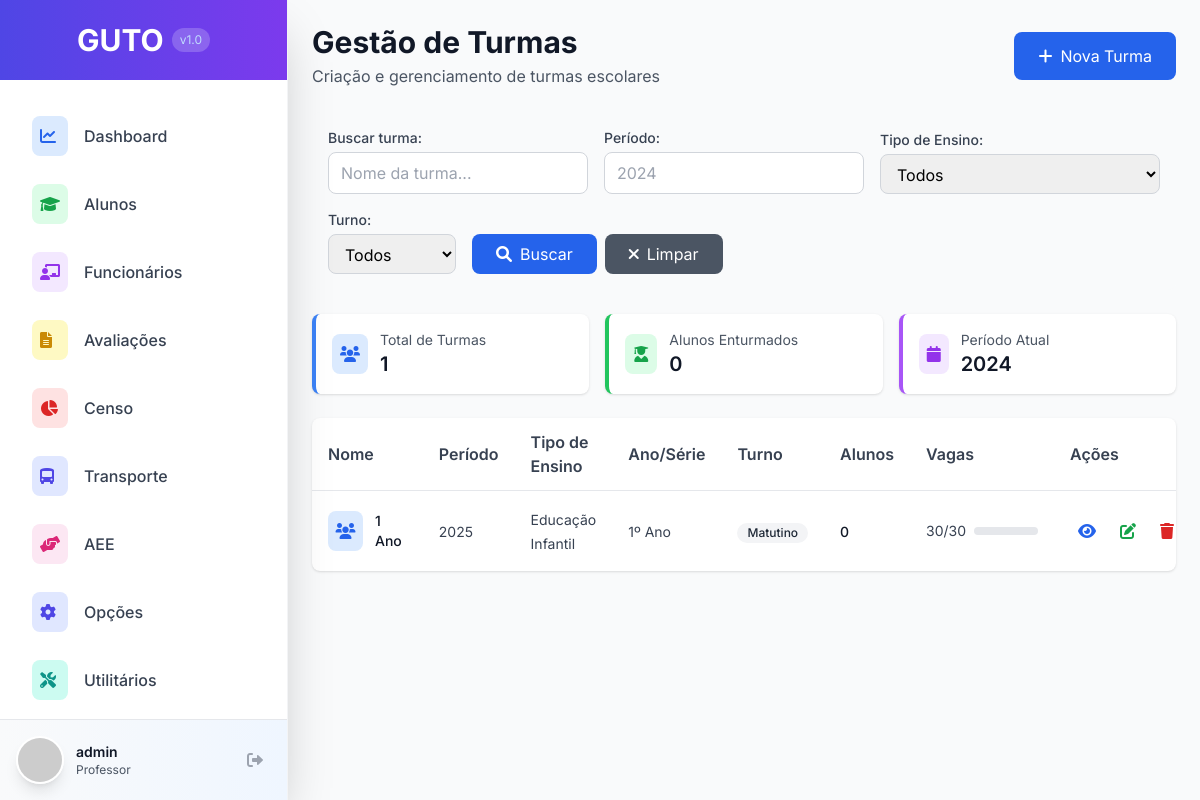
/avaliacao/turmas/ (signed in), run on an earlier commit of the app's database.
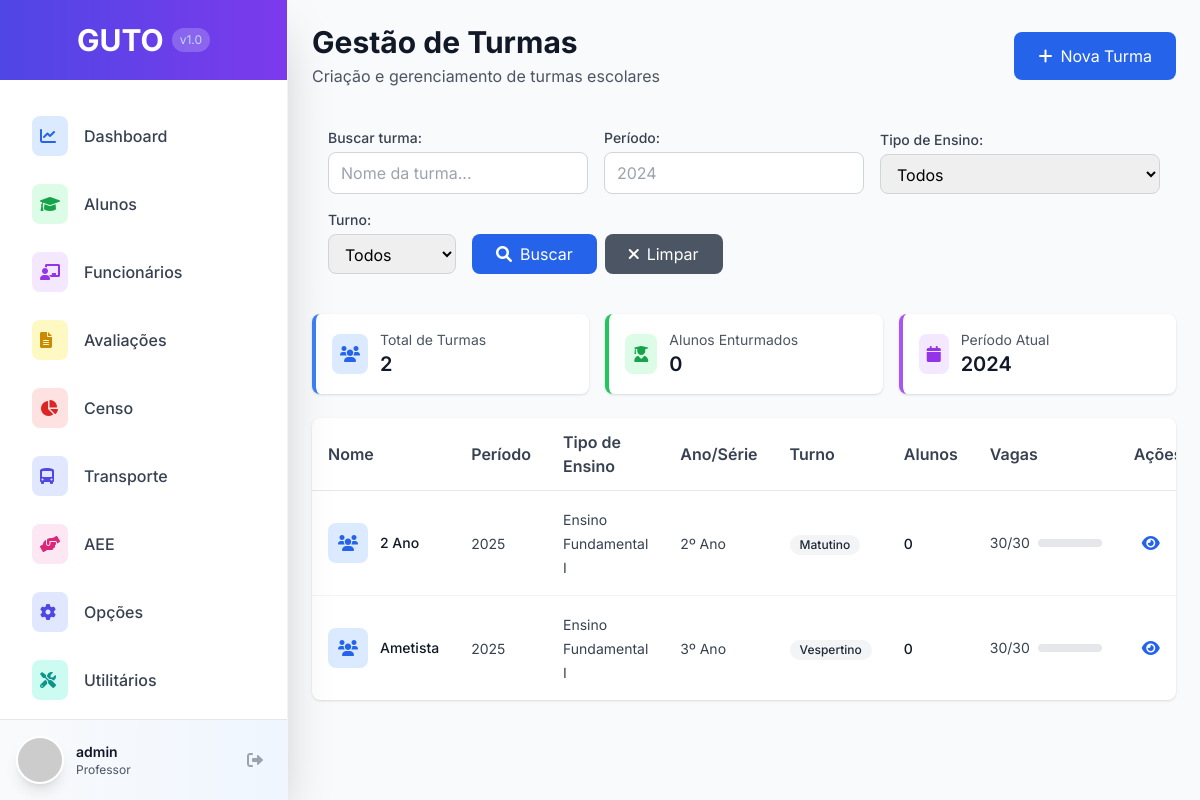
And on a later commit of the database.
### avaliacao/models.py (models this page shows, shortened)
class Turma(models.Model):
    TIPO_ENSINO_CHOICES = [
        ('EDUCACAO_INFANTIL', 'Educação Infantil'),
        ('ENSINO_FUNDAMENTAL_I', 'Ensino Fundamental I'),
        ('ENSINO_FUNDAMENTAL_II', 'Ensino Fundamental II'),
        ('ENSINO_MEDIO', 'Ensino Médio'),
        ('EJA', 'Educação de Jovens e Adultos'),
        ('TECNICO', 'Técnico'),
    ]
    ANO_SERIE_CHOICES = [
        ('BERÇARIO', 'Berçário'),
        ('MATERNAL_I', 'Maternal I'),
        ('MATERNAL_II', 'Maternal II'),
        ('PRE_I', 'Pré I'),
        ('PRE_II', 'Pré II'),
        ('1_ANO', '1º Ano'),
        ('2_ANO', '2º Ano'),
        ('3_ANO', '3º Ano'),
        ('4_ANO', '4º Ano'),
        ('5_ANO', '5º Ano'),
        ('6_ANO', '6º Ano'),
        ('7_ANO', '7º Ano'),
        ('8_ANO', '8º Ano'),
        ('9_ANO', '9º Ano'),
        ('1_SERIE', '1ª Série'),
        ('2_SERIE', '2ª Série'),
        ('3_SERIE', '3ª Série'),
    ]
    TURNO_CHOICES = [
        ('MATUTINO', 'Matutino'),
        ('VESPERTINO', 'Vespertino'),
        ('NOTURNO', 'Noturno'),
        ('INTEGRAL', 'Integral'),
    ]
    nome = models.CharField(max_length=255, verbose_name="Nome da Turma")
    periodo_letivo = models.CharField(max_length=4, default=str(date.today().year), verbose_name="Período Letivo")
    tipo_ensino = models.CharField(max_length=50, choices=TIPO_ENSINO_CHOICES, verbose_name="Tipo de Ensino")
    ano_serie = models.CharField(max_length=50, choices=ANO_SERIE_CHOICES, verbose_name="Ano/Série")
    turno = models.CharField(max_length=20, choices=TURNO_CHOICES, verbose_name="Turno")
    diario_fechado = models.BooleanField(default=False, verbose_name="Diário Fechado")
    vagas_total = models.IntegerField(default=30, verbose_name="Total de Vagas")
    data_criacao = models.DateTimeField(auto_now_add=True, verbose_name="Data de Criação", null=True, blank=True)
    usuario_criacao = models.ForeignKey(User, on_delete=models.PROTECT, verbose_name="Criado por", null=True, blank=True)
    class Meta:
        verbose_name = "Turma"
        verbose_name_plural = "Turmas"
        unique_together = ['nome', 'periodo_letivo']
        ordering = ['periodo_letivo', 'ano_serie', 'nome']
    def get_total_alunos(self):
        return self.enturmacoes.filter(ativo=True).count()
    def get_vagas_disponiveis(self):
        return self.vagas_total - self.get_total_alunos()
    def get_percentual_ocupacao(self):
        if self.vagas_total == 0:
            return 0
        return round((self.get_total_alunos() * 100) / self.vagas_total)

### avaliacao/views.py (the view)
# urls.py: path('turmas/', views.turmas_list, name='turmas_list'),
@login_required
def turmas_list(request):
    turmas = Turma.objects.all()
    busca = request.GET.get('busca', '')
    periodo_letivo = request.GET.get('periodo_letivo', '')
    tipo_ensino = request.GET.get('tipo_ensino', '')
    turno = request.GET.get('turno', '')
    if busca:
        turmas = turmas.filter(nome__icontains=busca)
    if periodo_letivo:
        turmas = turmas.filter(periodo_letivo=periodo_letivo)
    if tipo_ensino:
        turmas = turmas.filter(tipo_ensino=tipo_ensino)
    if turno:
        turmas = turmas.filter(turno=turno)
    paginator = Paginator(turmas, 25)
    page_number = request.GET.get('page')
    turmas_page = paginator.get_page(page_number)
    total_turmas = Turma.objects.count()
    total_alunos_enturmados = Enturmacao.objects.filter(ativo=True).count()
    context = {
        'turmas': turmas_page,
        'busca': busca,
        'periodo_letivo': periodo_letivo,
        'tipo_ensino': tipo_ensino,
        'turno': turno,
        'total_turmas': total_turmas,
        'total_alunos_enturmados': total_alunos_enturmados,
        'tipo_ensino_choices': Turma.TIPO_ENSINO_CHOICES,
        'turno_choices': Turma.TURNO_CHOICES,
    }
    return render(request, 'avaliacao/turmas_list.html', context)

### templates/avaliacao/turmas_list.html (shortened to what the changed rows need)
{% extends 'base.html' %}
{% block content %}
<div class="flex flex-col space-y-6">
    <div class="flex items-center justify-between">
        <div>
            <h1 class="text-3xl font-bold text-gray-900">Gestão de Turmas</h1>
        </div>
    </div>
    <div class="grid grid-cols-1 md:grid-cols-3 gap-4">
        <div class="bg-white p-4 rounded-lg shadow border-l-4 border-blue-500">
            <div class="flex items-center">
                <div class="ml-3">
                    <p class="text-sm text-gray-600">Total de Turmas</p>
                    <p class="text-xl font-semibold text-gray-900">{{ total_turmas }}</p>
                </div>
            </div>
        </div>
    </div>
    <div class="bg-white rounded-lg shadow overflow-hidden">
        <div class="overflow-x-auto">
            <table class="w-full table-auto">
                <thead>
                    <tr class="border-b border-gray-200">
                        <th class="text-left py-3 px-4 font-semibold text-gray-700">Nome</th>
                        <th class="text-left py-3 px-4 font-semibold text-gray-700">Período</th>
                        <th class="text-left py-3 px-4 font-semibold text-gray-700">Tipo de Ensino</th>
                        <th class="text-left py-3 px-4 font-semibold text-gray-700">Ano/Série</th>
                        <th class="text-left py-3 px-4 font-semibold text-gray-700">Turno</th>
                        <th class="text-left py-3 px-4 font-semibold text-gray-700">Alunos</th>
                        <th class="text-left py-3 px-4 font-semibold text-gray-700">Vagas</th>
                        <th class="text-left py-3 px-4 font-semibold text-gray-700">Ações</th>
                    </tr>
                </thead>
                <tbody class="divide-y divide-gray-100">
                    {% for turma in turmas %}
                    <tr class="hover:bg-gray-50 transition-colors">
                        <td class="py-4 px-4">
                            <div class="flex items-center space-x-3">
                                <div class="w-10 h-10 rounded-lg bg-blue-100 flex items-center justify-center">
                                    <i class="fas fa-users text-blue-600"></i>
                                </div>
                                <div>
                                    <p class="text-sm font-medium text-gray-900">{{ turma.nome }}</p>
                                </div>
                            </div>
                        </td>
                        <td class="py-4 px-4">
                            <span class="text-sm text-gray-700">{{ turma.periodo_letivo }}</span>
                        </td>
                        <td class="py-4 px-4">
                            <span class="text-sm text-gray-700">{{ turma.get_tipo_ensino_display }}</span>
                        </td>
                        <td class="py-4 px-4">
                            <span class="text-sm text-gray-700">{{ turma.get_ano_serie_display }}</span>
                        </td>
                        <td class="py-4 px-4">
                            <span class="inline-flex items-center px-2.5 py-0.5 rounded-full text-xs font-medium bg-gray-100 text-gray-800">
                                {{ turma.get_turno_display }}
                            </span>
                        </td>
                        <td class="py-4 px-4">
                            <span class="text-sm font-medium text-gray-900">{{ turma.get_total_alunos }}</span>
                        </td>
                        <td class="py-4 px-4">
                            <div class="flex items-center space-x-2">
                                <span class="text-sm text-gray-700">{{ turma.get_vagas_disponiveis }}/{{ turma.vagas_total }}</span>
                                <div class="w-16 bg-gray-200 rounded-full h-2">
                                </div>
                            </div>
                        </td>
                        <td class="py-4 px-4">
                            <div class="flex items-center space-x-2">
                                <a href="{% url 'avaliacao:turma_detail' turma.pk %}"
                                   class="text-blue-600 hover:text-blue-900 p-2 rounded-lg hover:bg-blue-50 transition-colors"
                                   title="Ver detalhes">
                                    <i class="fas fa-eye"></i>
                                </a>
                                <a href="{% url 'avaliacao:turma_edit' turma.pk %}"
                                   class="text-green-600 hover:text-green-900 p-2 rounded-lg hover:bg-green-50 transition-colors"
                                   title="Editar">
                                    <i class="fas fa-edit"></i>
                                </a>
                                <a href="{% url 'avaliacao:turma_delete' turma.pk %}"
                                   class="text-red-600 hover:text-red-900 p-2 rounded-lg hover:bg-red-50 transition-colors"
                                   title="Excluir">
                                    <i class="fas fa-trash"></i>
                                </a>
                            </div>
                        </td>
                    </tr>
                    {% endfor %}
                </tbody>
            </table>
        </div>
    </div>
</div>
{% endblock %}

What changed in the data, as far as the page shows it:
removed Turma: nome "1 Ano", periodo_letivo "2025", tipo_ensino "Educação Infantil", ano_serie "1º Ano", turno "Matutino", get_total_alunos "0", get_vagas_disponiveis "30", vagas_total "30"
added Turma: nome "2 Ano", periodo_letivo "2025", tipo_ensino "Ensino Fundamental I", ano_serie "2º Ano", turno "Matutino", get_total_alunos "0", get_vagas_disponiveis "30", vagas_total "30"
added Turma: nome "Ametista", periodo_letivo "2025", tipo_ensino "Ensino Fundamental I", ano_serie "3º Ano", turno "Vespertino", get_total_alunos "0", get_vagas_disponiveis "30", vagas_total "30"
Also different on the page:
{{ total_turmas }}: "1" → "2"
